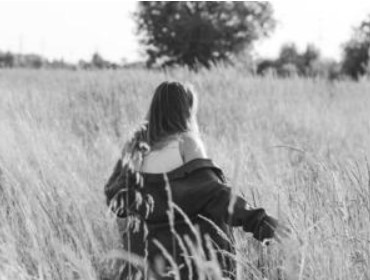
#> input picture GITHUB--IMAGE-PROCESSING-LEVEL 2/Session 3-original/images/girlImage.jpg, 370 x 280 px, found by its file name
$ python Resizing.py
#> lines starting #> are read from the running program, lines starting #| are printed output that depends on the picture
import cv2
import numpy as np
import matplotlib.pyplot as plt

image = cv2.imread(r"C:\Users\OMOLP091\Documents\OMOTECH\SESSION-1-STUD\IMAGE-LEVEL-2\Session 3\images\girlImage.jpg", 1)
#> image is the input picture: shape (280, 370, 3); min 16, max 255, mean 163.9
# Loading the image

half = cv2.resize(image, (0, 0), fx = 0.1, fy = 0.1)
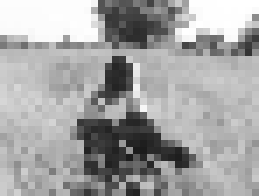
#> half: shape (28, 37, 3) (shown 7 times larger); min 27, max 255, mean 163.6
bigger = cv2.resize(image, (1050, 1610))
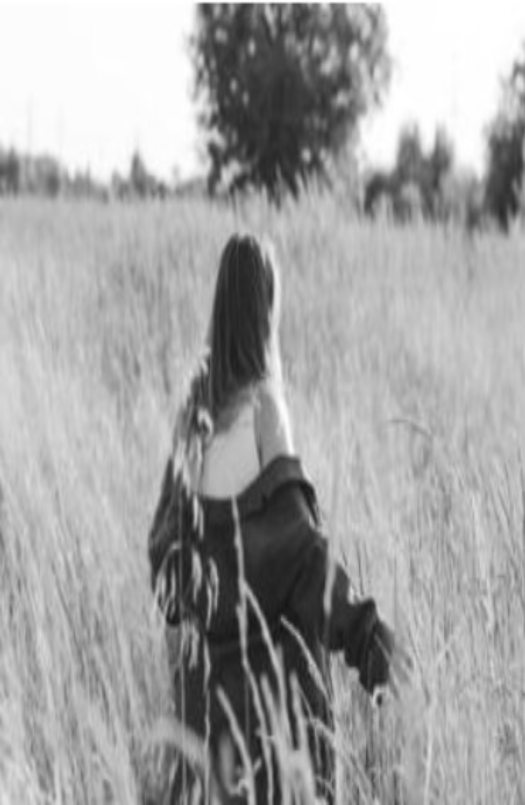
#> bigger: shape (1610, 1050, 3) (shown at 1/2 size); min 17, max 255, mean 163.7

stretch_near = cv2.resize(image, (780, 540),
               interpolation = cv2.INTER_LINEAR)
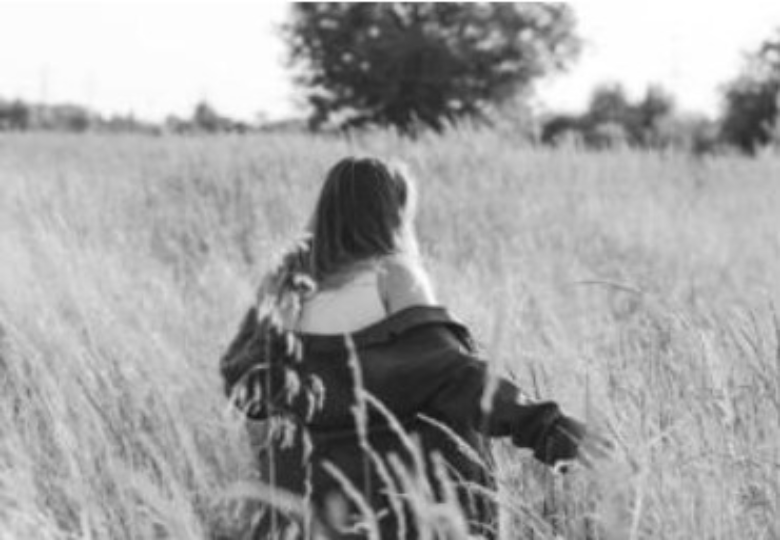
#> stretch_near: shape (540, 780, 3); min 17, max 255, mean 163.7


Titles =["Original", "Half", "Bigger", "Interpolation Nearest"]
images =[image, half, bigger, stretch_near]
count = 4

for i in range(count):
    plt.subplot(2, 2, i + 1)
    plt.title(Titles[i])
    plt.imshow(images[i])

plt.show()
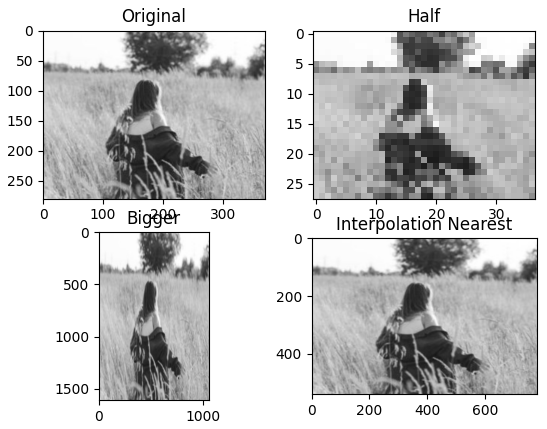
#> figure drawn by matplotlib, 4 panels
